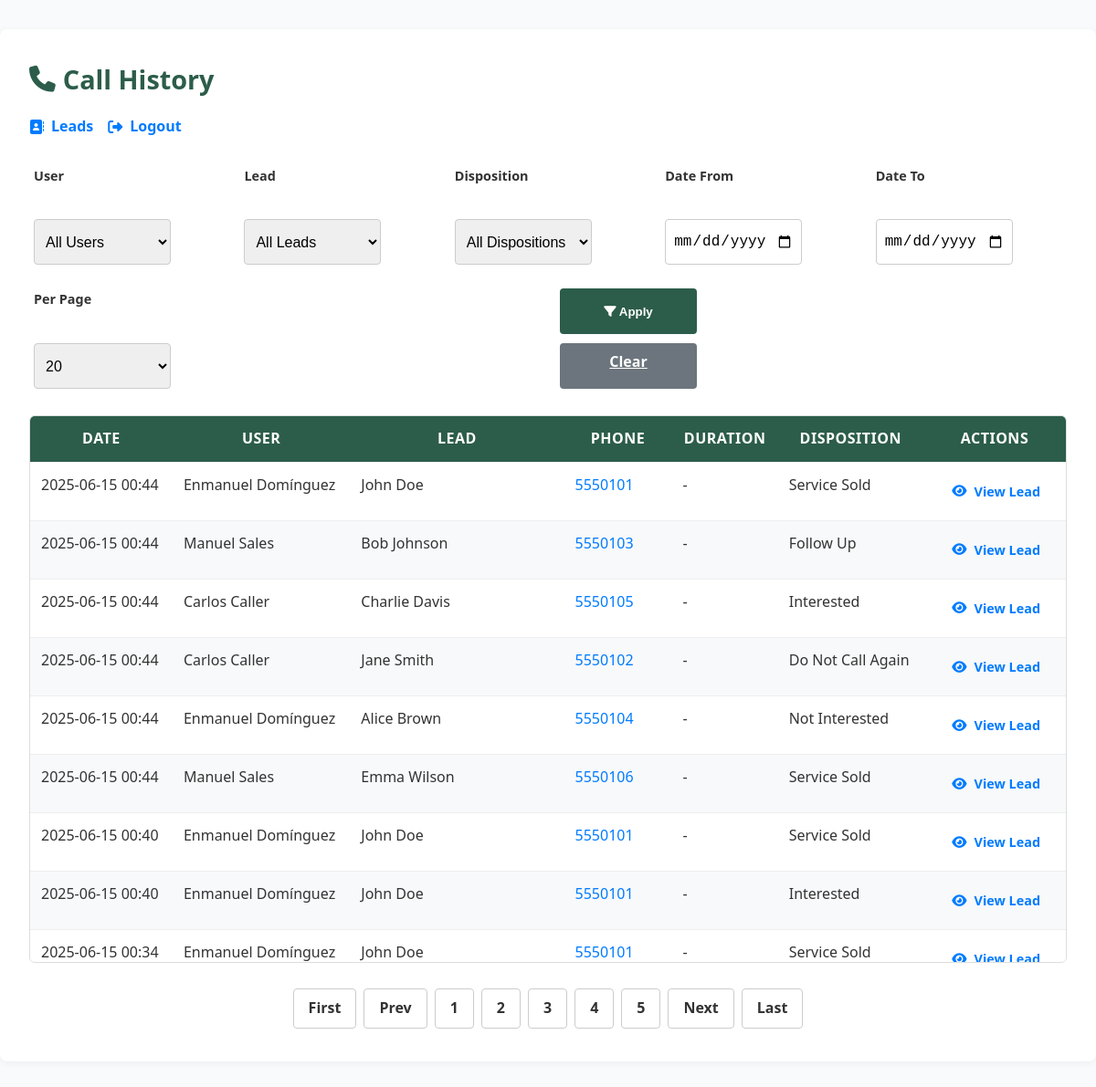
The page /calls/list.php (signed in) on the database its author committed.
### tables this page shows
CREATE TABLE `interactions` (
  `id` int(11) NOT NULL,
  `lead_id` int(11) NOT NULL,
  `user_id` int(11) NOT NULL,
  `disposition_id` int(11) NOT NULL,
  `notes` text DEFAULT NULL,
  `interaction_time` datetime NOT NULL DEFAULT current_timestamp(),
  `duration_seconds` int(11) DEFAULT NULL,
  `created_at` datetime NOT NULL DEFAULT current_timestamp(),
  `updated_at` datetime NOT NULL DEFAULT current_timestamp() ON UPDATE current_timestamp()
);

CREATE TABLE `users` (
  `id` int(11) NOT NULL,
  `name` varchar(100) NOT NULL,
  `email` varchar(100) NOT NULL,
  `password_hash` varchar(255) NOT NULL,
  `status` enum('active','inactive') NOT NULL DEFAULT 'active',
  `created_at` datetime NOT NULL DEFAULT current_timestamp(),
  `updated_at` datetime NOT NULL DEFAULT current_timestamp() ON UPDATE current_timestamp()
);

CREATE TABLE `leads` (
  `id` int(11) NOT NULL,
  `external_id` varchar(100) NOT NULL,
  `prefix` varchar(20) DEFAULT NULL,
  `first_name` varchar(50) NOT NULL,
  `mi` varchar(10) DEFAULT NULL,
  `last_name` varchar(50) NOT NULL,
  `phone` varchar(20) NOT NULL,
  `email` varchar(100) DEFAULT NULL,
  `address_line` varchar(150) DEFAULT NULL,
  `suite_apt` varchar(50) DEFAULT NULL,
  `city` varchar(50) DEFAULT NULL,
  `state` char(2) DEFAULT NULL,
  `zip5` char(5) DEFAULT NULL,
  `zip4` char(4) DEFAULT NULL,
  `delivery_point_bar_code` varchar(20) DEFAULT NULL,
  `carrier_route` varchar(20) DEFAULT NULL,
  `fips_county_code` char(5) DEFAULT NULL,
  `county_name` varchar(50) DEFAULT NULL,
  `age` int(11) DEFAULT NULL,
  `insurance_interest_id` int(11) DEFAULT NULL,
  `source_id` int(11) NOT NULL,
  `do_not_call` tinyint(1) NOT NULL DEFAULT 0,
  `taken_by` int(11) DEFAULT NULL,
  `taken_at` datetime DEFAULT NULL,
  `created_at` datetime NOT NULL DEFAULT current_timestamp(),
  `updated_at` datetime NOT NULL DEFAULT current_timestamp() ON UPDATE current_timestamp(),
  `income` varchar(10) DEFAULT NULL,
  `language` varchar(10) DEFAULT NULL,
  `notes` text DEFAULT NULL,
  `uploaded_by` int(11) DEFAULT NULL
);

CREATE TABLE `dispositions` (
  `id` int(11) NOT NULL,
  `name` varchar(50) NOT NULL,
  `created_at` datetime NOT NULL DEFAULT current_timestamp()
);

### calls/list.php (the view, shortened to what this page needs)
<?php
$pdo  = getPDO();
$page    = max(1, (int)($_GET['page'] ?? 1));
$perPage = (int)($_GET['per_page'] ?? 20);
$perPage = in_array($perPage, [10,20,50,100], true) ? $perPage : 20;
$offset  = ($page - 1) * $perPage;
$conds  = [];
$params = [];
$where = $conds ? "WHERE " . implode(" AND ", $conds) : "";
$countStmt = $pdo->prepare("
    SELECT COUNT(*)
    FROM interactions i
    JOIN users u ON i.user_id = u.id
    JOIN leads l ON i.lead_id = l.id
    $where
");
$countStmt->execute($params);
$totalCalls = (int)$countStmt->fetchColumn();
$totalPages = max(1, (int)ceil($totalCalls / $perPage));
$stmt = $pdo->prepare("
    SELECT
        i.id,
        i.created_at,
        i.duration_seconds,
        d.name AS disposition,
        u.name AS user,
        l.id   AS lead_id,
        CONCAT(l.first_name,' ',l.last_name) AS lead_name,
        l.phone
    FROM interactions i
    JOIN users u        ON i.user_id = u.id
    JOIN leads l        ON i.lead_id = l.id
    JOIN dispositions d ON i.disposition_id = d.id
    $where
    ORDER BY i.created_at DESC
    LIMIT $offset, $perPage
");
$stmt->execute($params);
$calls = $stmt->fetchAll(PDO::FETCH_ASSOC);
function h($s){ return htmlspecialchars((string)$s, ENT_QUOTES, 'UTF-8'); }
function dur_mmss(?int $s): string {
    if (!$s) return '-';
    $m = floor($s/60);
    $r = $s%60;
    return sprintf('%02d:%02d', $m, $r);
}
function query_keep(array $extra = []): string {
    $keep = [
        'user'        => $_GET['user']        ?? '',
        'lead'        => $_GET['lead']        ?? '',
        'disposition' => $_GET['disposition'] ?? '',
        'date_from'   => $_GET['date_from']   ?? '',
        'date_to'     => $_GET['date_to']     ?? '',
        'per_page'    => $_GET['per_page']    ?? '',
    ];
    $q = array_filter($keep, fn($v)=>$v!=='');
    $q = array_merge($q, $extra);
    return http_build_query($q);
}
?>
<!DOCTYPE html>
<html lang="en">
<head>
  <link rel="stylesheet" href="https://cdnjs.cloudflare.com/ajax/libs/font-awesome/6.4.0/css/all.min.css">
  <link rel="stylesheet" href="../assets/css/calls/list.css">
</head>
<body>
<div class="container">
  <h1><i class="fas fa-phone"></i> Call History</h1>
  <nav class="nav">
    <a href="../leads/list.php" class="leads-btn"><i class="fas fa-address-book"></i> Leads</a>
    <a href="../auth/logout.php" class="logout-link"><i class="fas fa-sign-out-alt"></i> Logout</a>
  </nav>
  <form method="get" class="filters mb-4" novalidate>
    <div class="filter-row">
      <div class="form-group">
        <label for="user">User</label>
        <select id="user" name="user" class="form-control">
          <option value="">All Users</option>
        </select>
      </div>
      <div class="form-group">
        <label for="lead">Lead</label>
        <select id="lead" name="lead" class="form-control">
          <option value="">All Leads</option>
        </select>
      </div>
      <div class="form-group">
        <label for="disposition">Disposition</label>
        <select id="disposition" name="disposition" class="form-control">
          <option value="">All Dispositions</option>
        </select>
      </div>
      <div class="form-group">
        <label for="date_from">Date From</label>
        <input type="date" id="date_from" name="date_from" value="<?= h($_GET['date_from'] ?? '') ?>" class="form-control">
      </div>
      <div class="form-group">
        <label for="date_to">Date To</label>
        <input type="date" id="date_to" name="date_to" value="<?= h($_GET['date_to'] ?? '') ?>" class="form-control">
      </div>
      <div class="form-group">
        <label for="per_page">Per Page</label>
        <select id="per_page" name="per_page" class="form-control">
          <?php foreach ([10,20,50,100] as $opt): ?>
            <option value="<?= $opt ?>" <?= $perPage===$opt?'selected':''; ?>><?= $opt ?></option>
          <?php endforeach; ?>
        </select>
      </div>
      <div class="form-group">
        <button type="submit" class="btn btn-primary"><i class="fas fa-filter"></i> Apply</button>
        <a href="list.php" class="btn btn-secondary">Clear</a>
      </div>
    </div>
  </form>
  <div class="table-container">
    <table class="call-table">
      <thead>
        <tr>
          <th>Date</th>
          <th>User</th>
          <th>Lead</th>
          <th>Phone</th>
          <th>Duration</th>
          <th>Disposition</th>
          <th>Actions</th>
        </tr>
      </thead>
      <tbody>
        <?php if (!$calls): ?>
          <tr><td colspan="7" class="empty">No calls found.</td></tr>
        <?php else: foreach ($calls as $call): ?>
          <tr>
            <td><?= h(date('Y-m-d H:i', strtotime($call['created_at']))) ?></td>
            <td><?= h($call['user']) ?></td>
            <td><?= h($call['lead_name']) ?></td>
            <td>
              <?php $ph = preg_replace('/\s+/', '', (string)$call['phone']); ?>
              <a href="tel:<?= h($ph) ?>"><?= h($call['phone']) ?></a>
            </td>
            <td><?= dur_mmss($call['duration_seconds'] ? (int)$call['duration_seconds'] : null) ?></td>
            <td><?= h($call['disposition']) ?></td>
            <td class="actions-cell">
              <a href="../leads/view.php?id=<?= (int)$call['lead_id'] ?>" class="btn btn-view">
                <i class="fas fa-eye"></i> View Lead
              </a>
            </td>
          </tr>
        <?php endforeach; endif; ?>
      </tbody>
    </table>
  </div>
  <?php if ($totalPages > 1):
    $qsFirst = query_keep(['page'=>1]);
    $qsPrev  = query_keep(['page'=>max(1,$page-1)]);
    $qsNext  = query_keep(['page'=>min($totalPages,$page+1)]);
    $qsLast  = query_keep(['page'=>$totalPages]);
  ?>
    <nav class="pagination" aria-label="Page navigation">
      <a class="page-link" href="?<?= $qsFirst ?>">First</a>
      <a class="page-link" href="?<?= $qsPrev ?>">Prev</a>
      <?php for ($i=1; $i<=$totalPages; $i++): ?>
        <a class="page-link <?= $i===$page?'active':'' ?>" href="?<?= query_keep(['page'=>$i]) ?>"><?= $i ?></a>
      <?php endfor; ?>
      <a class="page-link" href="?<?= $qsNext ?>">Next</a>
      <a class="page-link" href="?<?= $qsLast ?>">Last</a>
    </nav>
  <?php endif; ?>
</div>
</body>
</html>

### assets/css/calls/list.css (style rules this page uses)
* { margin: 0; padding: 0; box-sizing: border-box; }
html, body { height: 100%; font-family: 'Segoe UI', Tahoma, Geneva, Verdana, sans-serif; background-color: #f8fafc; color: #333; line-height: 1.6; }
.container { max-width: 1200px; margin: 2rem auto; padding: 2rem; background-color: #fff; border-radius: 8px; box-shadow: 0 2px 8px rgba(0, 0, 0, 0.05); }
h1 { font-size: 1.8rem; margin-bottom: 1rem; display: flex; align-items: center; gap: 0.5rem; color: #2c5d4a; }
.nav { display: flex; gap: 1rem; margin-bottom: 1.5rem; }
.nav a { text-decoration: none; color: #007bff; font-weight: bold; display: flex; align-items: center; gap: 0.5rem; transition: color 0.3s ease; }
.nav i { font-size: 1rem; }
.nav .leads-btn { display: inline-flex; align-items: center; gap: 0.5rem; color: #007bff; font-weight: bold; text-decoration: none; transition: color 0.3s ease; }
.nav .logout-link { display: inline-flex; align-items: center; gap: 0.5rem; color: #007bff; font-weight: bold; text-decoration: none; transition: color 0.3s ease; }
.filters { display: flex; flex-wrap: wrap; gap: 1rem; margin-bottom: 1.5rem; }
.filter-row { width: 100%; display: flex; flex-wrap: wrap; gap: 1rem; }
.form-group { min-width: 180px; flex: 1 1 180px; display: flex; flex-direction: column; }
.form-group label { font-weight: bold; margin-bottom: 0.3rem; font-size: 0.9rem; }
.form-control { padding: 0.5rem; border: 1px solid #ccc; border-radius: 4px; font-size: 1rem; }
.btn { display: inline-block; padding: 0.5rem 1rem; border-radius: 4px; font-weight: bold; cursor: pointer; text-align: center; transition: background-color 0.3s ease; border: none; color: white; }
.btn-primary { background-color: #2c5d4a; }
.btn-secondary { background-color: #6c757d; }
.table-container { max-height: 600px; overflow-y: auto; border: 1px solid #ddd; border-radius: 6px; position: relative; }
.call-table { width: 100%; border-collapse: collapse; background-color: #fff; }
.call-table thead { position: sticky; top: 0; z-index: 10; background-color: #2c5d4a; color: white; }
.call-table th, .call-table td { padding: 0.75rem; border-bottom: 1px solid #eee; vertical-align: top; }
.call-table th { font-weight: bold; text-transform: uppercase; letter-spacing: 0.5px; }
.call-table tbody tr:nth-child(even) { background-color: #f8f9fa; }
.call-table a { color: #007bff; text-decoration: none; }
.actions-cell { text-align: right; }
.btn-view { color: white; font-size: 0.9rem; display: inline-flex; align-items: center; gap: 0.5rem; padding: 0.5rem 1rem; border-radius: 4px; }
.pagination { display: flex; justify-content: center; margin-top: 1.5rem; list-style: none; padding: 0; }
.page-link { background-color: transparent; border: 1px solid #ccc; padding: 0.5rem 1rem; border-radius: 4px; color: #333; text-decoration: none; transition: background-color 0.3s ease; }
.form-group > * { margin: 5px; width: 150px; height: 50px; }
.pagination { display: flex; flex-wrap: wrap; }
.pagination > * { margin: 4px; font-weight: bold; }

### rows shown on the page
interactions: created_at "2025-06-15 00:44", user.name "Enmanuel Domínguez", lead_name "John Doe", lead.phone "5550101", duration_seconds "-", disposition.name "Service Sold"
interactions: created_at "2025-06-15 00:44", user.name "Manuel Sales", lead_name "Bob Johnson", lead.phone "5550103", duration_seconds "-", disposition.name "Follow Up"
interactions: created_at "2025-06-15 00:44", user.name "Carlos Caller", lead_name "Charlie Davis", lead.phone "5550105", duration_seconds "-", disposition.name "Interested"
interactions: created_at "2025-06-15 00:44", user.name "Carlos Caller", lead_name "Jane Smith", lead.phone "5550102", duration_seconds "-", disposition.name "Do Not Call Again"
interactions: created_at "2025-06-15 00:44", user.name "Enmanuel Domínguez", lead_name "Alice Brown", lead.phone "5550104", duration_seconds "-", disposition.name "Not Interested"
interactions: created_at "2025-06-15 00:44", user.name "Manuel Sales", lead_name "Emma Wilson", lead.phone "5550106", duration_seconds "-", disposition.name "Service Sold"
interactions: created_at "2025-06-15 00:40", user.name "Enmanuel Domínguez", lead_name "John Doe", lead.phone "5550101", duration_seconds "-", disposition.name "Service Sold"
interactions: created_at "2025-06-15 00:40", user.name "Enmanuel Domínguez", lead_name "John Doe", lead.phone "5550101", duration_seconds "-", disposition.name "Interested"
interactions: created_at "2025-06-15 00:34", user.name "Enmanuel Domínguez", lead_name "John Doe", lead.phone "5550101", duration_seconds "-", disposition.name "Service Sold"

### other values the page prints
form field per_page "20"
